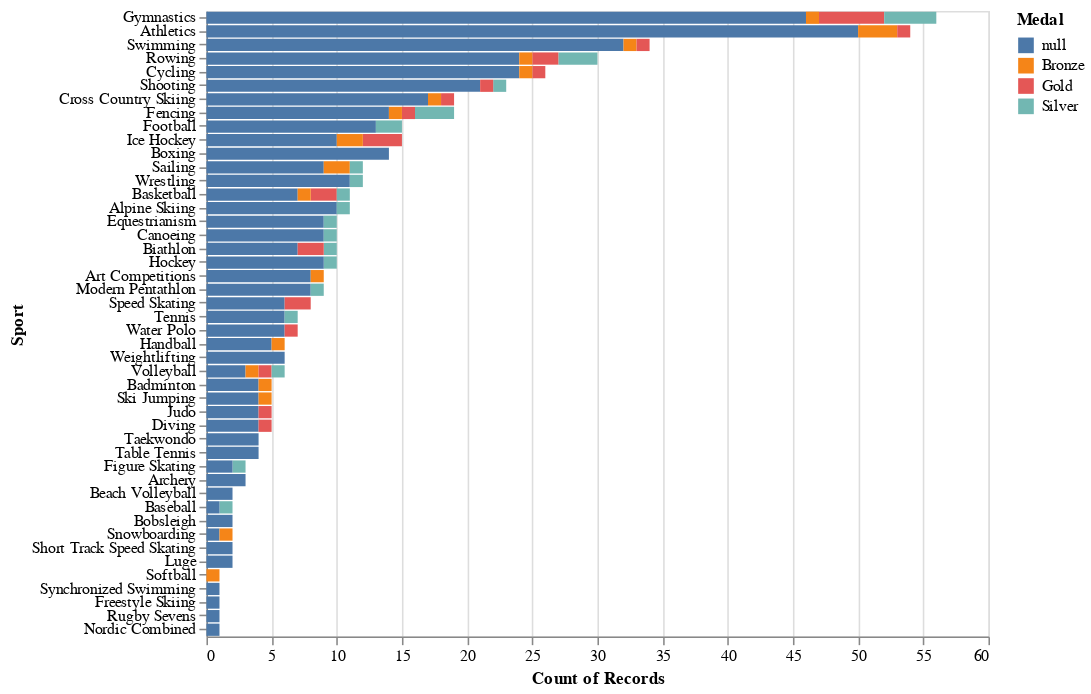

The notebook cell this image was saved under:
### Code cell
# Sample a subset of your data (adjust 'sample_size' as needed)
sample_size_sport = 500  # Choose an appropriate sample size
sampled_df_sport = df.sample(sample_size_sport, random_state=42)

bar_chart_sport = alt.Chart(sampled_df_sport).mark_bar().encode(
    x='count():Q',
    y=alt.Y('Sport:N', sort='-x'),
    color='Medal:N',
    tooltip=['Sport', 'count()']
).properties(
    width=500,
    height=400
)

bar_chart_sport

### Figure 1 — Vega-Lite specification as saved in the notebook (floating-point values rounded to 4 significant figures; data arrays with more than 128 entries replaced by an {"elided": "..."} marker saying what was removed)
{"config": {"view": {"continuousWidth": 400, "continuousHeight": 300}}, "data": {"name": "data-e7b8793c2b6115585d176bf74132ba94"}, "mark": "bar", "encoding": {"color": {"field": "Medal", "type": "nominal"}, "tooltip": [{"field": "Sport", "type": "nominal"}, {"aggregate": "count", "type": "quantitative"}], "x": {"aggregate": "count", "type": "quantitative"}, "y": {"field": "Sport", "sort": "-x", "type": "nominal"}}, "height": 400, "width": 500, "$schema": "https://vega.github.io/schema/vega-lite/v4.17.0.json", "datasets": {"data-e7b8793c2b6115585d176bf74132ba94": {"elided": "500 records"}}}
